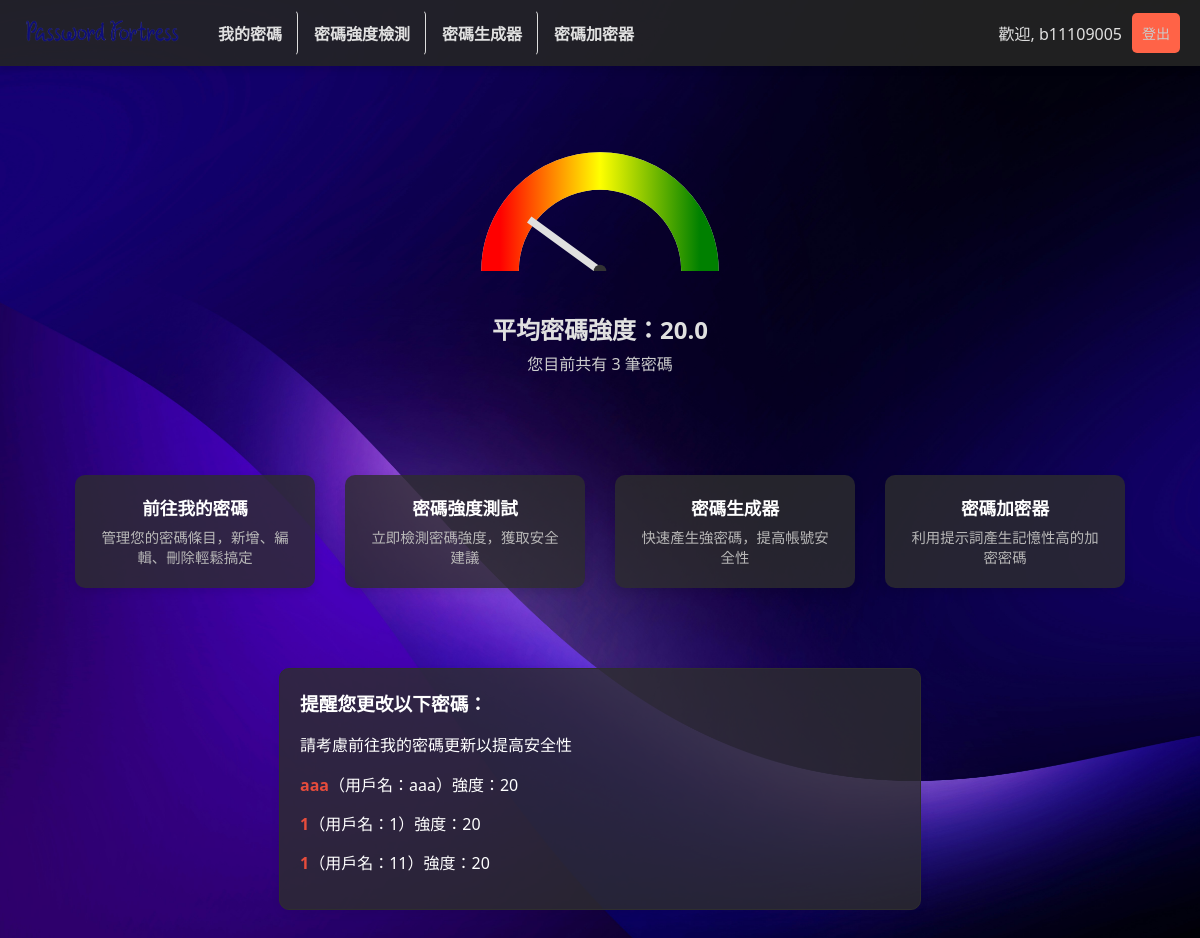
The app's page /dashboard/ (signed in) with its own data.
### models.py (models this page shows, shortened)
class User(UserMixin, db.Model):
    id = db.Column(db.Integer, primary_key=True)
    username = db.Column(db.String(150), unique=True, nullable=False)
    password = db.Column(db.String(150), nullable=False)
    email = db.Column(db.String(120), unique=True, nullable=False)  # email
    salt = db.Column(db.String(32), nullable=False)  # 專屬鹽值

class PasswordEntry(db.Model):
    id = db.Column(db.Integer, primary_key=True)
    user_id = db.Column(db.Integer, db.ForeignKey('user.id'))
    site_name = db.Column(db.String(150), nullable=False)
    site_username = db.Column(db.String(150), nullable=False)
    site_password = db.Column(db.String(300), nullable=False)  # 加密後存儲
    strength_score = db.Column(db.Integer, default=0)  # 預設強度分數為0
    user = db.relationship('User', backref='password_entries', lazy=True)

### dashboard.py (the view)
@dashboard_bp.route('/')
@login_required
def dashboard():
    entries = PasswordEntry.query.filter_by(user_id=current_user.id).all()
    total_entries = len(entries)
    avg_strength = sum([e.strength_score for e in entries]) / total_entries if total_entries > 0 else 0
    weak_passwords = [e for e in entries if e.strength_score < 50]
    password_map = defaultdict(list)
    for entry in entries:
        password_map[entry.site_password].append(entry)
    duplicate_passwords = {password: entries for password, entries in password_map.items() if len(entries) > 1}
    print(f"Duplicate Passwords: {duplicate_passwords}")
    return render_template('dashboard/dashboard.html',
                           total_entries=total_entries,
                           avg_strength=round(avg_strength,2),
                           weak_passwords=weak_passwords,
                           duplicate_passwords=duplicate_passwords
                           )

### app.py (called while the page is built)
@login_manager.user_loader
def load_user(user_id):
    return User.query.get(int(user_id))

### templates/dashboard/dashboard.html (shortened to what this page needs)
{% extends "base.html" %}
{% block content %}
<div class="dashboard-container">
    <div class="gauge-container">
        <svg viewBox="0 0 100 50" width="100%" height="100%">
            <defs>
                <linearGradient id="gradColor" x1="0%" y1="0%" x2="100%" y2="0%">
                    <stop offset="0%" stop-color="red"/>
                    <stop offset="50%" stop-color="yellow"/>
                    <stop offset="100%" stop-color="green"/>
                </linearGradient>
            </defs>
            <path d="M 10,50 A 40,40 0 0 1 90,50" class="gauge-bg" />
            <path d="M 10,50 A 40,40 0 0 1 90,50" class="gauge-arc" />
            <line x1="50" y1="50" x2="50" y2="15" class="gauge-needle"
                  style="transform-origin:50% 100%; transform: rotate({{ (((avg_strength * 180 / 100) - 90)|int) }}deg);">
            </line>
            <circle cx="50" cy="50" r="2.5" class="gauge-center-dot"></circle>
        </svg>
    </div>
    <div class="gauge-value">
        平均密碼強度：{{ avg_strength|round(2) }}
    </div>
    <div class="password-count">
        您目前共有 {{ total_entries }} 筆密碼
    </div>
    <div class="features">
        <a href="{{ url_for('password_manager.view_passwords') }}" class="feature">
            <div class="feature-title">前往我的密碼</div>
            <div class="feature-desc">管理您的密碼條目，新增、編輯、刪除輕鬆搞定</div>
        </a>
        <a href="{{ url_for('password_strength_checker.checker') }}" class="feature">
            <div class="feature-title">密碼強度測試</div>
            <div class="feature-desc">立即檢測密碼強度，獲取安全建議</div>
        </a>
        <a href="{{ url_for('password_generator.generator') }}" class="feature">
            <div class="feature-title">密碼生成器</div>
            <div class="feature-desc">快速產生強密碼，提高帳號安全性</div>
        </a>
        <a href="{{ url_for('password_encryptor.encryptor') }}" class="feature">
            <div class="feature-title">密碼加密器</div>
            <div class="feature-desc">利用提示詞產生記憶性高的加密密碼</div>
        </a>
    </div>
    {% if weak_passwords and weak_passwords|length > 0 %}
    <div class="reminder-section">
        <h3>提醒您更改以下密碼：</h3>
        <p>請考慮前往我的密碼更新以提高安全性</p>
        {% for entry in weak_passwords %}
        <div class="reminder-item">
            <strong>{{ entry.site_name }}</strong>（用戶名：{{ entry.site_username }}）強度：{{ entry.strength_score }}<br>
        </div>
        {% endfor %}
    </div>
    {% endif %}
</div>
{% endblock %}

### templates/base.html (shortened to what this page needs)
<!DOCTYPE html>
<html lang="en">
<head>
</head>
<body>
    {% if current_user.is_authenticated %}
    <div class="header">
        <div class="logo">
            <a href="{{ url_for('dashboard.dashboard') }}">
                <img src="{{ url_for('static', filename='images/logo.png') }}" alt="Logo">
            </a>
        </div>
        <nav class="nav">
            <a href="/password-manager/view">我的密碼</a>
            <a href="/password-strength-checker">密碼強度檢測</a>
            <a href="/password-generator">密碼生成器</a>
            <a href="/password-encryptor">密碼加密器</a>
        </nav>
        <div class="user-info">
            <span>歡迎, {{ current_user.username }}</span>
            <form action="/logout" method="POST" onsubmit="confirmLogout(event)">
                <button type="submit" class="logout-btn" >
                    登出
                </button>
            </form>
        </div>
    </div>
    {% endif %}
    <div class="container">
        {% block content %}
        {% endblock %}
    </div>
</body>
</html>

### templates/base.html (style rules this page uses)
body { font-family: 'Arial', sans-serif; margin: 0; padding: 0; background-color: #f0f2f5; }
.header { background-color: rgba(36, 36, 36, 0.9); color: #e0e0e0; padding: 10px 20px; display: flex; align-items: center; box-shadow: 0 4px 6px rgba(0, 0, 0, 0.1); position: sticky; top: 0; z-index: 1000; height: 46px; }
.user-info form { margin: 0; padding: 0; display: inline; }
.logout-btn { background-color: #ff6347; color: #ccc; padding: 10px; border: none; border-radius: 5px; cursor: pointer; font-size: 14px; transition: background-color 0.3s; }
.logo img { height: 40px; cursor: pointer; margin-right: 20px; }
.nav { display: flex; align-items: center; gap: 0px; }
.nav a { padding: 10px 15px; color: #e0e0e0; text-decoration: none; font-weight: bold; border-radius: 5px; transition: background-color 0.3s, color 0.3s, box-shadow 0.3s; border: 1px solid transparent; }
.nav a:not(:last-child) { border-right: 1px solid #ddd; }
.user-info { margin-left: auto; display: flex; align-items: center; gap: 10px; }
.container { padding: 20px; }
.features { display: flex; justify-content: space-around; margin-top: 50px; }
.feature { width: 20%; background-color: white; padding: 20px; text-align: center; box-shadow: 0 4px 6px rgba(0, 0, 0, 0.1); border-radius: 10px; transition: transform 0.3s, box-shadow 0.3s; }

### records on screen
User: username "b11109005"
PasswordEntry: site_name "aaa", site_username "aaa", strength_score "20"
PasswordEntry: site_name "1", site_username "1", strength_score "20"
PasswordEntry: site_name "1", site_username "11", strength_score "20"

### other values on screen
{{ avg_strength|round(2) }} "20.0"
{{ total_entries }} "3"
